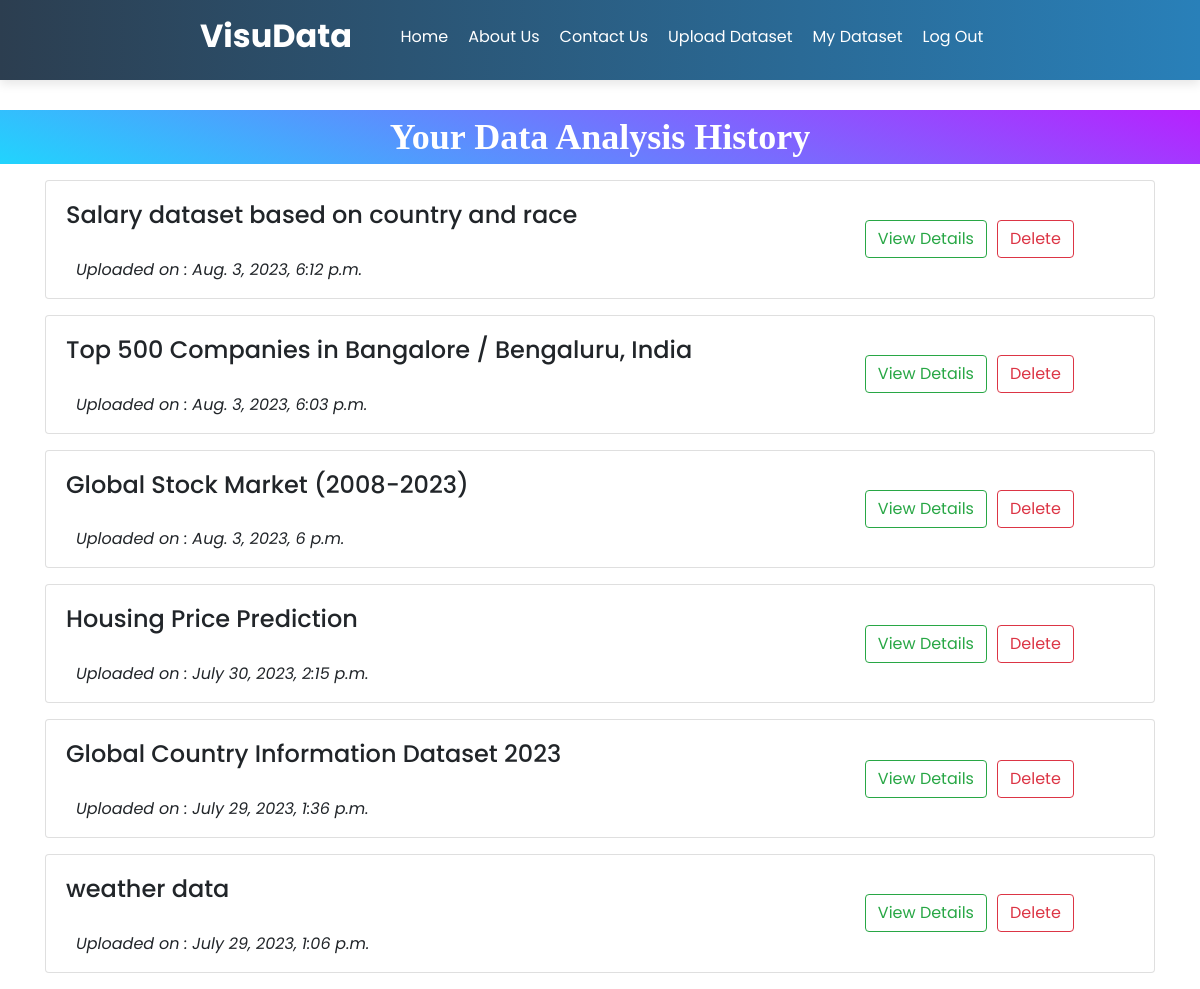
The page /data/history/ (signed in) on the database as committed earlier.
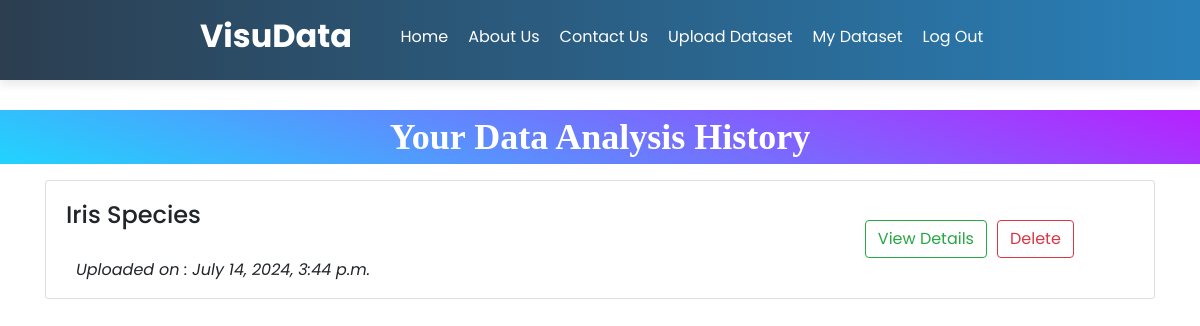
The same page on the database as committed later.
### EDA/models.py (models this page shows, shortened)
class Dataset(models.Model):
    dataset_id = models.AutoField(primary_key=True)
    user = models.ForeignKey(settings.AUTH_USER_MODEL, on_delete=models.CASCADE)
    dataset_name = models.CharField(max_length=100)
    uploaded_file = models.FileField(upload_to='datasets/')
    uploaded_date = models.DateTimeField(auto_now_add=True)

### EDA/views.py (the view)
# urls.py: path('history/',History,name="history"),
@login_required(login_url='login')
def History(request):
    try:
        datasets = Dataset.objects.filter(user = request.user)[::-1]
        context = {
            'datasets':datasets,
        }
        return render(request, 'analysis/history.html',context)
    except:
        messages.error(request, "No Dataset found")
        return redirect('home')

### templates/analysis/history.html (shortened to what this page needs)
{% extends 'base.html' %}
{% load static %}
{% block content %}
<div class="heading">
    <p class="order-successful-text"> Your Data Analysis History </p>
</div>
{% for data in datasets %}
<div class="container">
    <div class="card m-3 mx-auto" style="width: 100%;">
        <div class="row no-gutters">
            <div class="col-md-8">
                <div class="card-body">
                    <h4>{{data.dataset_name}}</h4>
                </div>
                <p style="margin-left: 30px; margin-top: 0;"><i> Uploaded on : {{data.uploaded_date}}</i></p>
            </div>
            <div class="col-md-4 d-flex my-4">
                <div class="view-delete-buttons">
                    <div>
                        <a href="/data/{{data.dataset_id}}"><button type="button" class="btn btn-outline-success view-button">View Details</button></a>
                    </div>
                    <div>
                        <button type="button" class="btn btn-outline-danger delete-button" data-toggle="modal" data-target="#exampleModal">Delete</button>
                    </div>
                </div>
            </div>
        </div>
    </div>
</div>
{% endfor %}
{% endblock %}

### templates/base.html (shortened to what this page needs)
<!DOCTYPE html>
<html lang="en">
{% load static %}
<head>
  <link href="https://cdn.jsdelivr.net/npm/bootstrap@5.3.0/dist/css/bootstrap.min.css" rel="stylesheet"
 />
  <link rel="stylesheet" href="https://cdnjs.cloudflare.com/ajax/libs/OwlCarousel2/2.3.4/assets/owl.carousel.min.css"
 />
  <link rel="stylesheet"
    href="https://cdnjs.cloudflare.com/ajax/libs/OwlCarousel2/2.3.4/assets/owl.theme.default.min.css"
 />
  <link rel="stylesheet" href="https://stackpath.bootstrapcdn.com/bootstrap/4.5.2/css/bootstrap.min.css">
</head>
<body>
  {%include 'header.html'%}
  {%block content%} {%endblock%}
</body>
</html>

### templates/header.html (shortened to what this page needs)
{% load static %}
<link rel="stylesheet" href="https://unicons.iconscout.com/release/v4.0.0/css/line.css" />
<nav class="nav">
    <h1 class="logo" style="color: #fff; font-size: 2rem; font-weight: bold;">VisuData</h1>
    <ul class="nav-links">
        <li><a href="/">Home</a></li>
        <li><a href="/about">About Us</a></li>
        <li><a href="/contact">Contact Us</a></li>
        {% if user.is_authenticated %}
        <li><a href="/data/uploadfile">Upload Dataset</a></li>
        <li><a href="/data/history">My Dataset</a></li>
        <li><a href="/users/logout">Log Out</a></li>
        {% else %}
        <li><a href="/users/signup">Sign Up</a></li>
        <li><a href="/users/login">Log In</a></li>
        {% endif %}
    </ul>
</nav>

### templates/analysis/history.html (style rules this page uses)
.order-successful-text { font-family: Oswald; font-size: 2.25em; font-weight: bold; color: #ffff; text-align: center; background-color: #21D4FD; background-image: linear-gradient(19deg, #21D4FD 0%, #B721FF 100%); }
.heading { margin-top: 30px; }
.view-delete-buttons { display: flex; margin: auto; }
.delete-button { margin-left: 10px; width: max-content; }
.view-button { width: max-content; }

### templates/header.html (style rules this page uses)
* { box-sizing: border-box; font-family: "Poppins", sans-serif; }
.nav { position: sticky; top: 0; left: 0; width: 100%; padding: 15px 200px; background: #2980b9; background: -webkit-linear-gradient(to right, #2c3e50, #2980b9); background: linear-gradient(to right, #2c3e50, #2980b9); box-shadow: 0 4px 10px rgba(0, 0, 0, 0.1); z-index: 9; }
.nav, .nav .nav-links { display: flex; align-items: center; }
.nav { justify-content: space-between; }
a { color: #fff; text-decoration: none; }
.nav .logo { font-size: 22px; font-weight: 500; }
.nav .nav-links { column-gap: 20px; list-style: none; margin-top: 10px; }
.nav .nav-links a { transition: all 0.2s linear; color: white; }

Rows that differ between the two databases and show on the page:
removed Dataset: dataset_name "Salary dataset based on country and race", uploaded_date "Aug. 3, 2023, 6:12 p.m."
removed Dataset: dataset_name "Top 500 Companies in Bangalore / Bengaluru, India", uploaded_date "Aug. 3, 2023, 6:03 p.m."
removed Dataset: dataset_name "Global Stock Market (2008-2023)", uploaded_date "Aug. 3, 2023, 6 p.m."
removed Dataset: dataset_name "Housing Price Prediction", uploaded_date "July 30, 2023, 2:15 p.m."
removed Dataset: dataset_name "Global Country Information Dataset 2023", uploaded_date "July 29, 2023, 1:36 p.m."
removed Dataset: dataset_name "weather data", uploaded_date "July 29, 2023, 1:06 p.m."
added Dataset: dataset_name "Iris Species", uploaded_date "July 14, 2024, 3:44 p.m."
